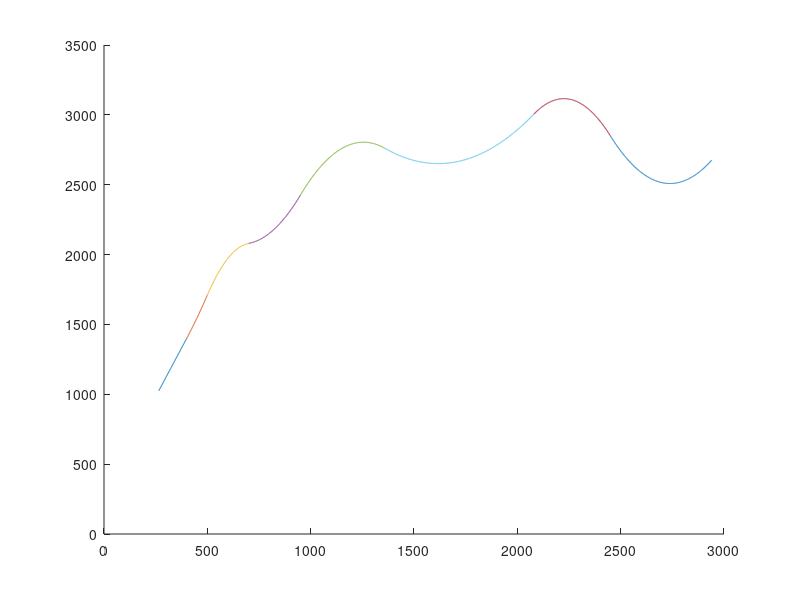

Source code (MATLAB):
A = [265 400 500 700 950 1360 2080 2450 2940];  % Xi points given as data
z1 = 0;
z2 = 1025;
z3 = 1400;
z4 = 1400;
z5 = 1710;
z6 = 1710;
z7 = 2080;
z8 = 2080;
z9 = 2425;
z10 = 2425;
z11 = 2760;
z12 = 2760;
z13 = 3005;
z14 = 3005;
z15 = 2850;
z16 = 2850;
z17 = 2675;
z18 = 0;
z19 = 0;
z20 = 0;
z21 = 0;
z22 = 0;
z23 = 0;
z24 = 0;
%Rhs matrix
Z=[z2;z3;z4;z5;z6;z7;z8;z9;z10;z11;z12;z13;z14;z15;z16;z17;z18;z19;z20;z21;z22;z23;z24;z1];

%Matrix of coefficeints of a1,b1,c1 .. a8,b8,c8 written in the equations.
X=[
  265^2 265 1 0 0 0 0 0 0 0 0 0 0 0 0 0 0 0 0 0 0 0 0 0;
  400^2 400 1 0 0 0 0 0 0 0 0 0 0 0 0 0 0 0 0 0 0 0 0 0;
  0 0 0 400^2 400 1 0 0 0 0 0 0 0 0 0 0 0 0 0 0 0 0 0 0;
  0 0 0 500^2 500 1 0 0 0 0 0 0 0 0 0 0 0 0 0 0 0 0 0 0;
  0 0 0 0 0 0 500^2 500 1 0 0 0 0 0 0 0 0 0 0 0 0 0 0 0;
  0 0 0 0 0 0 700^2 700 1 0 0 0 0 0 0 0 0 0 0 0 0 0 0 0; 
  0 0 0 0 0 0 0 0 0 700^2 700 1 0 0 0 0 0 0 0 0 0 0 0 0;
  0 0 0 0 0 0 0 0 0 950^2 950 1 0 0 0 0 0 0 0 0 0 0 0 0;
  0 0 0 0 0 0 0 0 0 0 0 0 950^2 950 1 0 0 0 0 0 0 0 0 0;
  0 0 0 0 0 0 0 0 0 0 0 0 1360^2 1360 1 0 0 0 0 0 0 0 0 0;
  0 0 0 0 0 0 0 0 0 0 0 0 0 0 0 1360^2 1360 1 0 0 0 0 0 0;
  0 0 0 0 0 0 0 0 0 0 0 0 0 0 0 2080^2 2080 1 0 0 0 0 0 0;
  0 0 0 0 0 0 0 0 0 0 0 0 0 0 0 0 0 0 2080^2 2080 1 0 0 0;
  0 0 0 0 0 0 0 0 0 0 0 0 0 0 0 0 0 0 2450^2 2450 1 0 0 0;
  0 0 0 0 0 0 0 0 0 0 0 0 0 0 0 0 0 0 0 0 0 2450^2 2450 1;
  0 0 0 0 0 0 0 0 0 0 0 0 0 0 0 0 0 0 0 0 0 2940^2 2940 1;
  2*400 1 0 -2*400 -1 0 0 0 0 0 0 0 0 0 0 0 0 0 0 0 0 0 0 0;
  0 0 0 2*500 1 0 -2*500 -1 0 0 0 0 0 0 0 0 0 0 0 0 0 0 0 0;
  0 0 0 0 0 0 2*700 1 0 -2*700 -1 0 0 0 0 0 0 0 0 0 0 0 0 0;
  0 0 0 0 0 0 0 0 0 2*950 1 0 -2*950 -1 0 0 0 0 0 0 0 0 0 0;
  0 0 0 0 0 0 0 0 0 0 0 0 2*1360 1 0 -2*1360 -1 0 0 0 0 0 0 0;
  0 0 0 0 0 0 0 0 0 0 0 0 0 0 0 2*2080 1 0 -2*2080 -1 0 0 0 0;
  0 0 0 0 0 0 0 0 0 0 0 0 0 0 0 0 0 0 2*2450 1 0 -2*2450 -1 0;
  1 0 0 0 0 0 0 0 0 0 0 0 0 0 0 0 0 0 0 0 0 0 0 0;
  ];
Res = linsolve(X,Z);
figure
hold on
ylim([0 3500])

%This for loop is for being able to plot all piece-wise functions on the
%same figure.It takes its limits from A matrix given on the first line of
%this script. Then takes each function and plots it with its coefficients.
for i=1:8
lin = A(i):A(i+1);
plot(lin,Res(3*i-2)*(lin.^2)+Res(3*i-1)*lin+Res(3*i));
end    